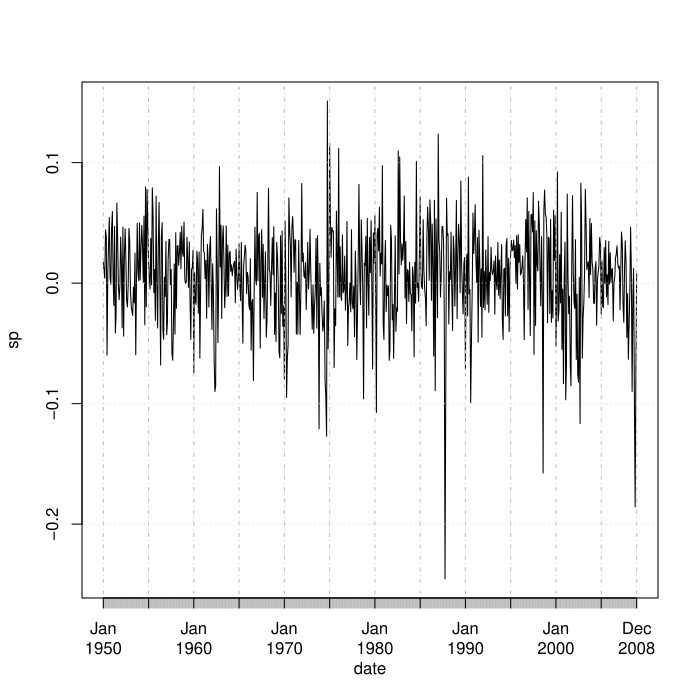

Write the R code that produced this figure.
#
# Copyright (c) 2015 by Yuchao Zhao, Xiaoye Meng.
#
# This program is free software: you can redistribute it and/or modify
# it under the terms of the GNU General Public License as published by
# the Free Software Foundation, either version 3 of the License, or
# (at your option) any later version.
#
# This program is distributed in the hope that it will be useful,
# but WITHOUT ANY WARRANTY; without even the implied warranty of
# MERCHANTABILITY or FITNESS FOR A PARTICULAR PURPOSE.  See the
# GNU General Public License for more details.
#
# You should have received a copy of the GNU General Public License
# along with this program.  If not, see <http://www.gnu.org/licenses/>.
#

require(xts)
require(fGarch)
require(rugarch)

da = read.table("data/m-gmsp5008.txt", header = T)
gm = log(1 + da[, 2])
sp = log(1 + da[, 3])
plot(xts(sp, order.by = as.Date(paste(substr(da[, 1], 1, 4), substr(da[, 1], 5, 6), substring(da[, 1], 7),
	sep = '-'))), type = 'l', main = '', xlab = 'date', ylab = 'sp')
m1 = garchFit(~ garch(1, 1), data = sp, trace = F)
summary(m1)
it = rep(c(0, 0, 0, 0, 0, 1, 1, 1, 0, 0, 0, 0), 59)
m2 = ugarchfit(ugarchspec(variance.model = list(model = "sGARCH", garchOrder = c(1, 1),
	external.regressors = as.matrix(it)), mean.model = list(armaOrder = c(0, 0))), sp)
show(m2)
gmsq = (gm - mean(gm)) ^ 2
m3 = ugarchfit(ugarchspec(variance.model = list(model = "sGARCH", garchOrder = c(1, 1),
	external.regressors = as.matrix(gmsq[1:707])), mean.model = list(armaOrder = c(0, 0))), sp[2:708])
show(m3)
